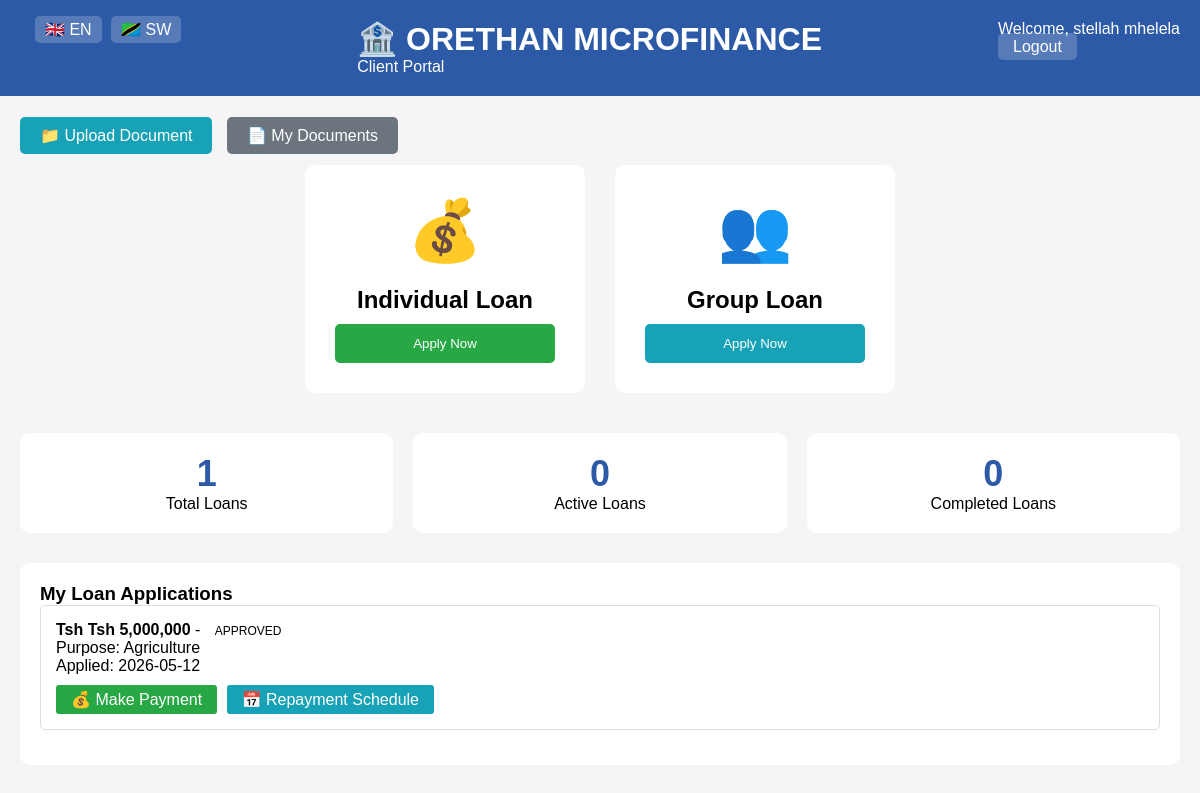
The app's page /client_dashboard (signed in) with its own data.
### app_complete.py (models this page shows, shortened)
class User(db.Model):
    __tablename__ = 'users'
    id = db.Column(db.Integer, primary_key=True)
    username = db.Column(db.String(100), unique=True, nullable=False)
    email = db.Column(db.String(100))
    full_name = db.Column(db.String(200))
    phone = db.Column(db.String(20))
    password = db.Column(db.String(200), nullable=False)
    role = db.Column(db.String(50), default='client')
    created_at = db.Column(db.DateTime, default=datetime.utcnow)

class Loan(db.Model):
    __tablename__ = 'loans'
    id = db.Column(db.Integer, primary_key=True)
    client_id = db.Column(db.Integer, db.ForeignKey('users.id'), nullable=False)
    amount = db.Column(db.Float, nullable=False)
    purpose = db.Column(db.String(200))
    status = db.Column(db.String(50), default='pending')
    current_stage = db.Column(db.String(50), default='loan_officer')
    term_months = db.Column(db.Integer, default=12)
    monthly_payment = db.Column(db.Float)
    created_at = db.Column(db.DateTime, default=datetime.utcnow)
    updated_at = db.Column(db.DateTime, default=datetime.utcnow, onupdate=datetime.utcnow)
    client = db.relationship('User', foreign_keys=[client_id], backref='loans')

### app_complete.py (the view)
@app.route('/client_dashboard')
def client_dashboard():
    if 'user_id' not in session:
        return render_template("front_page.html")
    user = db.session.get(User, session['user_id'])
    loans = Loan.query.filter_by(client_id=user.id).all()
    group_loans = GroupLoan.query.filter_by(client_id=user.id).all()
    total_loans = len(loans) + len(group_loans)
    active_loans = len([l for l in loans if l.status == 'active']) + len([gl for gl in group_loans if gl.status == 'active'])
    completed_loans = len([l for l in loans if l.status == 'completed']) + len([gl for gl in group_loans if gl.status == 'completed'])
    return render_template('client_dashboard.html', user=user, loans=loans, group_loans=group_loans,
                         total_loans=total_loans, active_loans=active_loans, completed_loans=completed_loans)

### app_complete.py (called while the page is built)
@app.template_filter('format_currency')
def format_currency(value):
    try:
        if value is None:
            return "Tsh 0"
        formatted = f"{value:,.2f}" if isinstance(value, float) and value % 1 != 0 else f"{int(value):,}"
        return f"Tsh {formatted}"
    except (ValueError, TypeError):
        return "Tsh 0"

### templates/client_dashboard.html (shortened to what this page needs)
<!DOCTYPE html>
<html>
<head>
</head>
<body>
    <div class="header">
        <div class="header-content">
            {% include "language_switcher.html" %}
            <div><h1>🏦 ORETHAN MICROFINANCE</h1><p>Client Portal</p></div>
            <div><div>Welcome, {{ user.full_name or user.username }}</div><a href="/logout" class="logout-btn">Logout</a></div>
        </div>
    </div>
    <div class="container">
            <div style="margin-bottom:20px">
                <a href="/upload_document" style="background:#17a2b8;color:white;padding:10px 20px;text-decoration:none;border-radius:5px;margin-right:10px">📁 Upload Document</a>
                <a href="/my_documents" style="background:#6c757d;color:white;padding:10px 20px;text-decoration:none;border-radius:5px">📄 My Documents</a>
            </div>
<div class="loan-types">
            <div class="loan-card">
                <div class="loan-icon">💰</div>
                <div class="loan-title">Individual Loan</div>
                <button class="btn-individual" onclick="window.location.href='/individual_loan_form'">Apply Now</button>
            </div>
            <div class="loan-card">
                <div class="loan-icon">👥</div>
                <div class="loan-title">Group Loan</div>
                <button class="btn-group" onclick="window.location.href='/group_loan_form_new'">Apply Now</button>
            </div>
        </div>
        <div class="stats-grid">
            <div class="stat-card"><div class="stat-number">{{ total_loans }}</div><div>Total Loans</div></div>
            <div class="stat-card"><div class="stat-number">{{ active_loans }}</div><div>Active Loans</div></div>
            <div class="stat-card"><div class="stat-number">{{ completed_loans }}</div><div>Completed Loans</div></div>
        </div>
        <div class="loans-section">
            <h3>My Loan Applications</h3>
            {% for loan in loans %}<div class="loan-item"><strong>Tsh {{ loan.amount|format_currency }}</strong> - <span class="loan-status status-{{ loan.status }}">{{ loan.status|upper }}</span><br>Purpose: {{ loan.purpose }}<br>Applied: {{ loan.created_at.strftime('%Y-%m-%d') }}
                    <div style="margin-top:10px">
                        <a href="/make_payment/{{ loan.id }}" style="background:#28a745;color:white;padding:5px 15px;text-decoration:none;border-radius:3px;display:inline-block;margin-right:5px">💰 Make Payment</a>
                        <a href="/repayment_schedule/{{ loan.id }}" style="background:#17a2b8;color:white;padding:5px 15px;text-decoration:none;border-radius:3px;display:inline-block">📅 Repayment Schedule</a>
                    </div>
</div>{% endfor %}
        </div>
    </div>
</body>
</html>

### templates/client_dashboard.html (style rules this page uses)
* { margin:0;padding:0;box-sizing:border-box }
body { font-family:Arial;background:#f5f5f5 }
.header { background:#2c5aa6;color:white;padding:20px }
.header-content { max-width:1200px;margin:0 auto;display:flex;justify-content:space-between }
.container { max-width:1200px;margin:30px auto;padding:0 20px }
.loan-types { display:flex;gap:30px;justify-content:center;margin-bottom:40px;flex-wrap:wrap }
.loan-card { background:white;border-radius:10px;padding:30px;text-align:center;width:280px }
.loan-icon { font-size:60px;margin-bottom:20px }
.loan-title { font-size:24px;font-weight:bold;margin-bottom:10px }
.btn-individual { background:#28a745;color:white;padding:12px 30px;border:none;border-radius:5px;cursor:pointer;width:100% }
.btn-group { background:#17a2b8;color:white;padding:12px 30px;border:none;border-radius:5px;cursor:pointer;width:100% }
.logout-btn { background:rgba(255,255,255,0.2);color:white;padding:5px 15px;border-radius:5px;text-decoration:none }
.stats-grid { display:grid;grid-template-columns:repeat(3,1fr);gap:20px;margin-bottom:30px }
.stat-card { background:white;padding:20px;border-radius:10px;text-align:center }
.stat-number { font-size:36px;font-weight:bold;color:#2c5aa6 }
.loans-section { background:white;border-radius:10px;padding:20px }
.loan-item { border:1px solid #ddd;padding:15px;margin-bottom:15px;border-radius:5px }
.loan-status { padding:3px 10px;border-radius:15px;font-size:12px }

### records on screen
User: full_name "stellah mhelela"
Loan: amount "Tsh 5,000,000", status "APPROVED", purpose "Agriculture", created_at "2026-05-12"

### other values on screen
{{ total_loans }} "1"
{{ active_loans }} "0"
{{ completed_loans }} "0"
